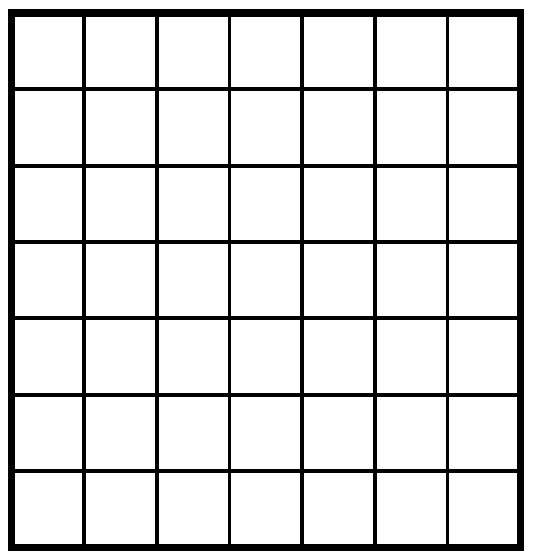
#> input picture grid.jpg, 535 x 559 px, found by its file name
$ python projectionmapping-wc.py
#> lines starting #> are read from the running program, lines starting #| are printed output that depends on the picture; after the words box and inside, x2 and y2 are one past the last pixel; in counts of white or black regions, pixels touching at a corner belong together
import math
import numpy as np, cv2

width = 640
height = 480

#quatro pontos iniciais dos corners do grid
referencePoints = np.float32([[width/4,height/4],[3*width/4,height/4],[3*width/4,3*height/4],[width/4,3*height/4]])

currentPoint = -1 #indica qual dos 4 pontos atuais estah selecionado
calibrating = True #indica se o modo de calibracao estah ativado
fullScreen = False #indica se o modo de tela cheia estah ativado

inputimage1 = cv2.imread("grid.jpg") # le a imagem do grid
#> inputimage1 is the input picture: shape (559, 535, 3); min 0, max 255, mean 222.4
scale = cv2.imread("scale.png") # le a imagem da escala de cor
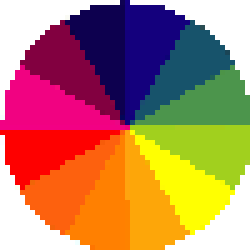
#> input picture outros/scale.png, 50 x 50 px (shown 5 times larger)
#> scale is the input picture: shape (50, 50, 3); mean B, G, R 97.1, 126.3, 181.8
rows1, cols1 = inputimage1.shape[:2] # le as dimensoes do grid
#> rows1 = 559; cols1 = 535
pts1 = np.float32([[0,0],[cols1,0],[cols1,rows1],[0,rows1]]) #cria os pontos de controle para a imagem do grid
#> pts1 = [[0, 0], [535, 0], [535, 559], [0, 559]]

image = np.zeros((height, width, 3), np.uint8) #cria uma imagem colorida para a tela

selectedcolor = np.zeros((50, 50, 3), np.uint8) #cria uma imagem 50x50 para armazenar a cor selecionada

#funcao que retorna a cor de um corner especifico para a calibracao
def pointColor(n):
	if n == 0:
		return (0,0,255)
	elif n == 1:
		return (0,255,255)
	elif n == 2:
		return (255,255,0)
	else:
		return (0,255,0)

#esta funcao eh chamada sempre que um evento de mouse acontece (clicar, arrastar, soltar, etc)
def mouse(event, x, y, flags, param):
	if(not calibrating):
		return
	global currentPoint

	if event == cv2.EVENT_LBUTTONDOWN:
		cp = 0
		#descobre em qual dos 4 pontos o usuario clicou (precisa estar a uma distancia maxima de 4 pixels para ser considerado o clique)
		for point in referencePoints:
			dist = math.sqrt((x-point[0])*(x-point[0])+(y-point[1])*(y-point[1]))
			if dist < 4:
				currentPoint = cp
				break
			else:
				cp = cp + 1

	if event == cv2.EVENT_LBUTTONUP: #quando o clique é solto, diz o que o ponto selecionado eh -1
		currentPoint = -1

	if currentPoint != -1: #move as coordenadas do ponto selecionado para a posicao lida do mouse
		referencePoints[currentPoint] = [x,y]

#cria a janela principal da aplicacao
cv2.namedWindow("test", cv2.WINDOW_NORMAL)
#associa uma funcao de eventos do mouse a janela principal criada
cv2.setMouseCallback("test", mouse)

#diz que a cor selecionada inicialmente eh branco
selectedcolor[:] = (255,255,255)

#loop principal
while True:

	image[:] = (0,0,0) #limpa a imagem (pinta toda ela de preto)

	image[0:50,0:50] = scale #desenha a escala de cores no canto superior esquerdo
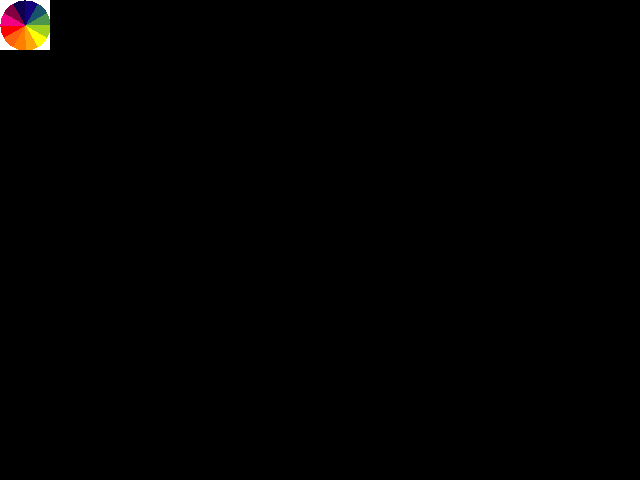
#> image: shape (480, 640, 3); mean B, G, R 0.8, 1, 1.5
	image[0:50,width-50:width] = selectedcolor #desenha a imagem com a cor selecionada no canto superior direito
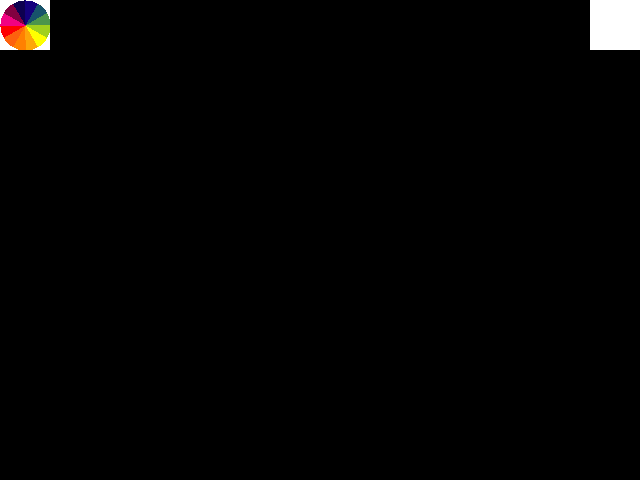
#> image: shape (480, 640, 3); 0.81% of pixels changed, all inside (x1, y1, x2, y2) = (590, 0, 640, 50)

	if calibrating: #se estiver com o modo de calibracao ativado, pinta os pontos coloridos em cada corner do grid
		color = 0
		for point in referencePoints:
			cv2.circle(image, (int(point[0]), int(point[1])),5,pointColor(color), -1)
			color = color + 1
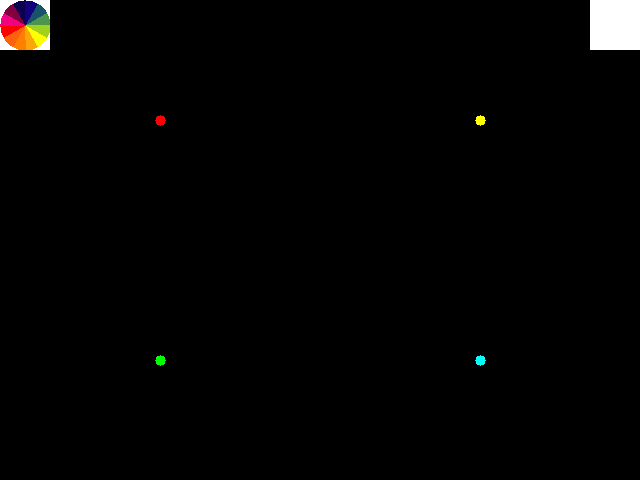
#> image: shape (480, 640, 3); 0.11% of pixels changed, all inside (x1, y1, x2, y2) = (155, 115, 486, 366)
#> after the loop, color = 4

	M = cv2.getPerspectiveTransform(pts1,referencePoints) # calcula a projecao com base nas coordenadas dos 4 corners
#> M = [[0.598, 0, 160], [0, 0.429, 120], [0, 0, 1]]
	cv2.warpPerspective(inputimage1, M, (width,height), image, borderMode=cv2.BORDER_TRANSPARENT) # usa esta funcao para projetar o grid distorcido na imagem

	cv2.imshow("test", image) #exibe a imagem na tela
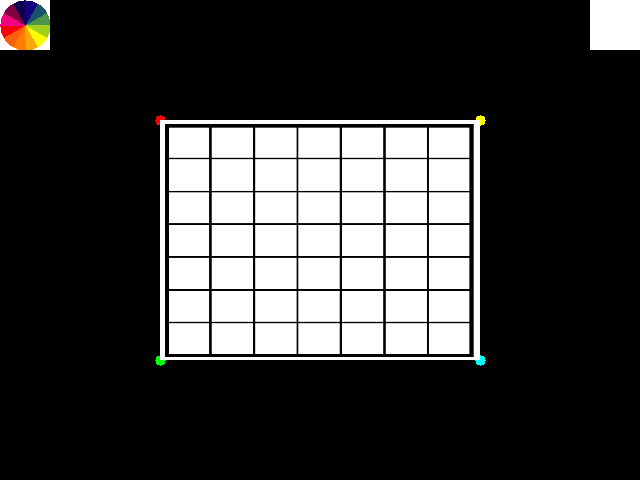
#> window 'test': shape (480, 640, 3); mean B, G, R 58.5, 58.9, 59.3
	key = cv2.waitKey(1) & 0xFF #espera 1ms e verifica se alguma tecla foi pressionada
#> (key q is pressed here)

	if key == ord("c"): #caso a tecla 'c' tenha sido pressionada, habilita ou desabilita o modo de calibracao
		calibrating = not calibrating

	if key == ord("f"): #caso a tecla 'f' tenha sido pressionada, habilita ou desabilita o modo de tela cheia
		if fullScreen == False:
			cv2.setWindowProperty("test", cv2.WND_PROP_FULLSCREEN, cv2.WINDOW_FULLSCREEN)
		else:
			cv2.setWindowProperty("test", cv2.WND_PROP_FULLSCREEN, cv2.WINDOW_NORMAL)
		fullScreen = not fullScreen

	if key == ord("q"): #caso a tecla 'q' tenha sido pressionada, fecha a aplicacao
		break

cv2.destroyAllWindows()
